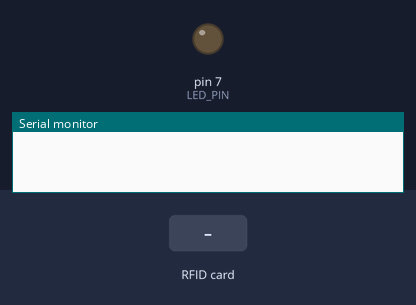
This sketch was run on a simulated Arduino Uno, built with avr-gcc and run on an emulated ATmega328P. Shown: output pins drawn as LEDs (lit = HIGH), the last lines printed to the serial monitor. Inputs (shaded band) come from the test bench. Pins used as bus, display or sensor lines are not drawn.

Above: at 1.2 s.
1.3 s: RFID card 5E 7A 19 C4 held to the reader
At 1.84 s:
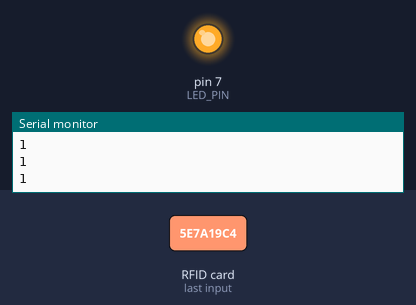
Timing chart, 0 to 4.3 s (numbered marks = the images above; inputs shaded):
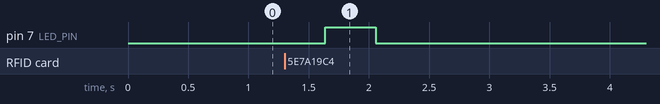

Measured:
- after the input at 1.3 s, pin 7 (LED_PIN): LOW → HIGH after 0.34 s, → LOW 0.42 s later

The sketch:

arduino_back.ino
```cpp
#include <SPI.h>
#include <MFRC522.h>

#define RST_PIN         9
#define SS_PIN          10
#define LED_PIN         7
MFRC522 mfrc522(SS_PIN, RST_PIN);

// TODO DO NOT FORGET TO sudo chmod a+rw /dev/ttyACM0

void setup() {
    Serial.begin(9600);
	  SPI.begin();
	  mfrc522.PCD_Init();
    pinMode(LED_PIN, OUTPUT);
	  delay(4);
}

void loop() {
	  if (mfrc522.PICC_IsNewCardPresent()) {
        Serial.println(1);
        delay(5);
        digitalWrite(LED_PIN, HIGH);
    }
    else {
        Serial.flush();
        digitalWrite(LED_PIN, LOW);
        delay(500);
    }

}
```
